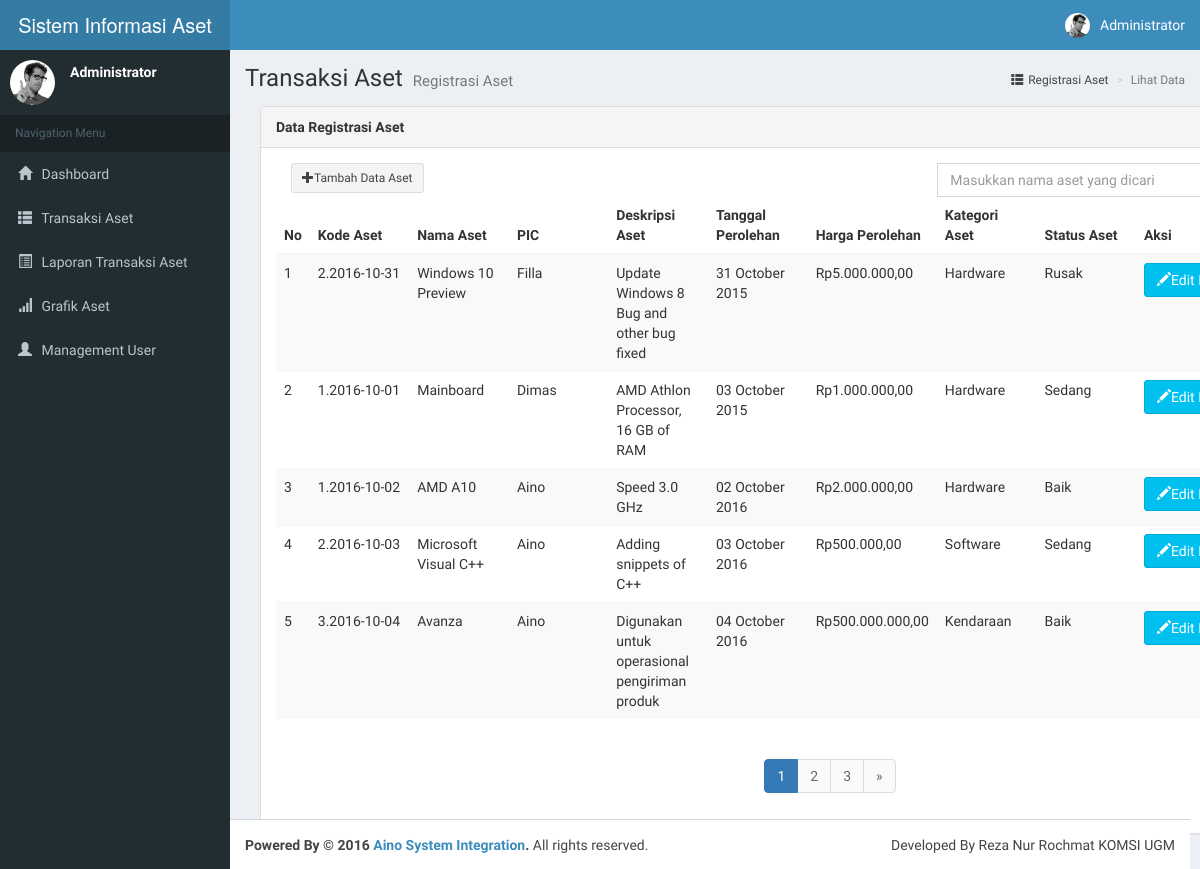
The page /index.php/perencanaan/getData on the database its author committed.
### tables this page shows
CREATE TABLE IF NOT EXISTS `master_aset` (
  `kode_aset` varchar(20) NOT NULL,
  `id_aset` int(10) NOT NULL,
  `nama_aset` varchar(30) NOT NULL,
  `pic` varchar(60) NOT NULL,
  `deskripsi_aset` varchar(500) NOT NULL,
  `tanggal_perolehan` date NOT NULL,
  `harga_perolehan` varchar(30) NOT NULL,
  `kode_status_aset` int(10) NOT NULL,
  `kode_kategori_aset` int(10) NOT NULL
);

CREATE TABLE IF NOT EXISTS `kategori_aset` (
  `kode_kategori_aset` int(11) NOT NULL,
  `nama_kategori_aset` varchar(50) NOT NULL
);

CREATE TABLE IF NOT EXISTS `status_aset` (
  `kode_status_aset` int(10) NOT NULL,
  `nama_status_aset` varchar(20) NOT NULL
);

### index.php (called while the page is built, shortened)
<?php
require_once BASEPATH.'core/CodeIgniter.php';

### application/models/mperencanaan.php (called while the page is built, shortened)
<?php
class mperencanaan extends CI_Model{
	function data($number,$offset){
		$this->db->select('master_aset.kode_aset,master_aset.nama_aset,master_aset.pic,master_aset.deskripsi_aset,
							master_aset.tanggal_perolehan,master_aset.harga_perolehan,
							kategori_aset.nama_kategori_aset,status_aset.nama_status_aset');
		$this->db->where('master_aset.kode_kategori_aset=kategori_aset.kode_kategori_aset
							AND master_aset.kode_status_aset=status_aset.kode_status_aset');
		return $query = $this->db->get('master_aset,kategori_aset,status_aset',$number,$offset)->result();
	}
	function jumlah_data(){
		$this->db->select('master_aset.kode_aset,master_aset.nama_aset,master_aset.pic,master_aset.deskripsi_aset,
							master_aset.tanggal_perolehan,master_aset.harga_perolehan,
							kategori_aset.nama_kategori_aset,status_aset.nama_status_aset');
		$this->db->where('master_aset.kode_kategori_aset=kategori_aset.kode_kategori_aset
							AND master_aset.kode_status_aset=status_aset.kode_status_aset');
		return $this->db->get('master_aset,kategori_aset,status_aset')->num_rows();
	}
}
?>

### application/views/vperencanaan.php (the view, shortened to what this page needs)
<!DOCTYPE html>
<html>
<head>
  <link  href="<?php echo base_url().'assets/'?>bootstrap/css/bootstrap.min.css" rel="stylesheet">
  <link href="<?php echo base_url().'assets/'?>dist/css/font-awesome.css" rel="stylesheet">
  <link href="<?php echo base_url().'assets/'?>dist/css/ionicons.css" rel="stylesheet">
  <link href="<?php echo base_url().'assets/'?>dist/css/AdminLTE.min.css" rel="stylesheet">
  <link href="<?php echo base_url().'assets/'?>dist/css/footer.css" rel="stylesheet">
  <link href="<?php echo base_url().'assets/'?>dist/css/skins/skin-blue.min.css" rel="stylesheet">
</head>
<body class="hold-transition skin-blue sidebar-mini">
<div class="wrapper">
  <header class="main-header">
    <a href="index2.html" class="logo">
      <span class="logo-lg">Sistem Informasi Aset </span>
    </a>
    <nav class="navbar navbar-static-top" role="navigation">
      <div class="navbar-custom-menu">
        <ul class="nav navbar-nav">
          <li class="dropdown user user-menu">
            <a href="#" class="dropdown-toggle" data-toggle="dropdown">
              <img src="<?php echo base_url().'assets/'?>dist/img/user2-160x160.jpg" class="user-image" alt="User Image">
              <span class="hidden-xs">Administrator</span>
            </a>
          </li>
        </ul>
      </div>
    </nav>
  </header>
  <aside class="main-sidebar">
    <section class="sidebar">
      <div class="user-panel">
        <div class="pull-left image">
          <img src="<?php echo base_url().'assets/'?>dist/img/user2-160x160.jpg" class="img-circle" alt="User Image">
        </div>
        <div class="pull-left info">
          <p>Administrator</p>
        </div>
      </div>
      <ul class="sidebar-menu">
        <li class="header">Navigation Menu</li>
        <li><a href="<?php echo site_url('grafiktotal/getGrafik');?>"><i class="glyphicon glyphicon-home"></i> <span>Dashboard</span></a></li>
        <li class="treeview">
          <a href="#"><i class="glyphicon glyphicon-th-list"></i> <span>Transaksi Aset</span> <i class="fa-fa arrow"></i></a>
        </li>
         <li class="treeview">
          <a href="#"><i class="glyphicon glyphicon-list-alt"></i> <span>Laporan Transaksi Aset</span></a>
        </li>
         <li><a href="<?php echo site_url('grafikaset/getGrafikAset');?>"><i class="glyphicon glyphicon-signal"></i> <span>Grafik Aset</span></a></li>
          <li class="treeview">
           <a href="<?php echo site_url('user/getData')?>"><i class="glyphicon glyphicon-user"></i> <span>Management User</span></a>
        </li>
      </ul>
    </section>
  </aside>
  <div class="content-wrapper">
    <section class="content-header">
      <h1>
        Transaksi Aset
        <small>Registrasi Aset</small>
      </h1>
      <ol class="breadcrumb">
        <li><a href="<?php echo site_url('software/getSoftware');?>"><i class="glyphicon glyphicon-th-list"></i>Registrasi Aset</a>
        </li>
        <li class="active">Lihat Data</li>
      </ol>
    </section>
    <section class="content">
           <div class="container">
      <div class="panel panel-default">
  <div class="panel-heading"><b>Data Registrasi Aset</b></div>
  <div class="panel-body">
    <div class="col-md-7">
     <a href="<?php echo site_url('perencanaan/tambahData')?>" class="btn btn-sm btn-default"><i class="glyphicon glyphicon-plus"></i>Tambah Data Aset</a>
   </div>
     <form action="<?php echo site_url('perencanaan/cariData');?>" method = "post">
        <div class="form-group-row">
          <div class="col-xs-4">
        <input type="text" class="form-control" placeholder="Masukkan nama aset yang dicari" name ="keyword" />
        </div>
      </div>
      </form>
       <table class="table table-striped">
        <thead>
         <tr>
          <th>No</th>
         <th>Kode Aset</th>
         <th>Nama Aset</th>
         <th>PIC</th>
         <th>Deskripsi Aset</th>
         <th>Tanggal Perolehan</th>
         <th>Harga Perolehan</th>
         <th>Kategori Aset</th>
         <th>Status Aset</th>
         <th>Aksi</th>
         </tr>
        </thead>
        <tbody>
        <?php if(empty($qdata)){?>
         <tr>
          <td colspan="6">Data tidak ditemukan</td>
         </tr>
        <?php }else{
          $no=$this->uri->segment('3')+1;
          foreach($qdata as $data){ $no;?>
         <tr height="50px">
          <td><?php echo $no++?></td>
          <td width="100px"><?php echo $data->kode_aset?></td>
          <td width="100px"><?php echo $data->nama_aset?></td>
          <td width="100px"><?php echo $data->pic?></td>
          <td width="100px"><?php echo $data->deskripsi_aset?></td>
          <td width="100px"><?php echo date("d F Y",strtotime($data->tanggal_perolehan)); ?></td>
          <td width="100px"><?php echo $rp ="Rp".number_format($data->harga_perolehan,2,',','.')?></td>
          <td width="100px"><?php echo $data->nama_kategori_aset?></td>
          <td width="100px"><?php echo $data->nama_status_aset?></td>
          <td width="250px">
           <?php echo anchor('perencanaan/edit/'.$data->kode_aset,'<button type="button" class="btn btn-info"><i class="glyphicon glyphicon-pencil"></i>Edit Data</button>');?>
          </td>
         </tr>
        <?php }}?>
        </tbody>
       </table>
        <div class="row">
        <div class="col-md-12 text-center">
            <?php echo $this->pagination->create_links(); ?>
        </div>
    </div>
        </div>
    </div>
</div>
    </section>
  </div>
  <footer class="main-footer">
    <div class="pull-right hidden-xs">
      Developed By Reza Nur Rochmat KOMSI UGM
    </div>
    <strong>Powered By &copy; 2016 <a href="#">Aino System Integration</a>.</strong> All rights reserved.
  </footer>
</div>
</body>
</html>

### rows shown on the page
master_aset: kode_aset "2.2016-10-31", nama_aset "Windows 10 Preview", pic "Filla", deskripsi_aset "Update Windows 8 Bug and other bug fixed", tanggal_perolehan "31 October 2015", harga_perolehan "Rp5.000.000,00", kode_kategori_aset.nama_kategori_aset "Hardware", kode_status_aset.nama_status_aset "Rusak", kode_aset "Edit…"
master_aset: kode_aset "1.2016-10-01", nama_aset "Mainboard", pic "Dimas", deskripsi_aset "AMD Athlon Processor, 16 GB of RAM", tanggal_perolehan "03 October 2015", harga_perolehan "Rp1.000.000,00", kode_kategori_aset.nama_kategori_aset "Hardware", kode_status_aset.nama_status_aset "Sedang", kode_aset "Edit…"
master_aset: kode_aset "1.2016-10-02", nama_aset "AMD A10", pic "Aino", deskripsi_aset "Speed 3.0 GHz", tanggal_perolehan "02 October 2016", harga_perolehan "Rp2.000.000,00", kode_kategori_aset.nama_kategori_aset "Hardware", kode_status_aset.nama_status_aset "Baik", kode_aset "Edit…"
master_aset: kode_aset "2.2016-10-03", nama_aset "Microsoft Visual C++", pic "Aino", deskripsi_aset "Adding snippets of C++", tanggal_perolehan "03 October 2016", harga_perolehan "Rp500.000,00", kode_kategori_aset.nama_kategori_aset "Software", kode_status_aset.nama_status_aset "Sedang", kode_aset "Edit…"
master_aset: kode_aset "3.2016-10-04", nama_aset "Avanza", pic "Aino", deskripsi_aset "Digunakan untuk operasional pengiriman produk", tanggal_perolehan "04 October 2016", harga_perolehan "Rp500.000.000,00", kode_kategori_aset.nama_kategori_aset "Kendaraan", kode_status_aset.nama_status_aset "Baik", kode_aset "Edit…"

### other values the page prints
$this->pagination->create_links() "1 2 3 »"
